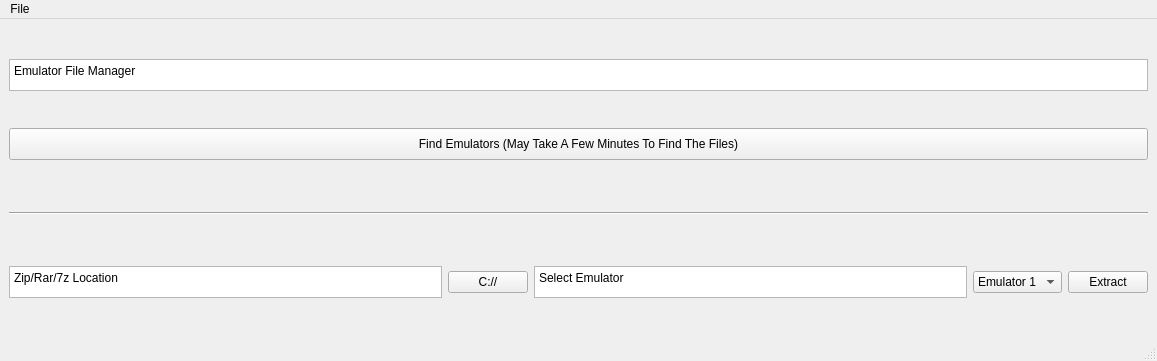
<?xml version="1.0" encoding="UTF-8"?>
<ui version="4.0">
 <class>MainWindow</class>
 <widget class="QMainWindow" name="MainWindow">
  <property name="geometry">
   <rect>
    <x>0</x>
    <y>0</y>
    <width>1157</width>
    <height>361</height>
   </rect>
  </property>
  <property name="windowTitle">
   <string>MainWindow</string>
  </property>
  <widget class="QWidget" name="centralwidget">
   <layout class="QVBoxLayout" name="verticalLayout_3">
    <item>
     <widget class="QTextBrowser" name="Label_EmulatorFileManager">
      <property name="maximumSize">
       <size>
        <width>50000</width>
        <height>32</height>
       </size>
      </property>
      <property name="lineWrapColumnOrWidth">
       <number>0</number>
      </property>
      <property name="html">
       <string>&lt;!DOCTYPE HTML PUBLIC &quot;-//W3C//DTD HTML 4.0//EN&quot; &quot;http://www.w3.org/TR/REC-html40/strict.dtd&quot;&gt;
&lt;html&gt;&lt;head&gt;&lt;meta name=&quot;qrichtext&quot; content=&quot;1&quot; /&gt;&lt;meta charset=&quot;utf-8&quot; /&gt;&lt;style type=&quot;text/css&quot;&gt;
p, li { white-space: pre-wrap; }
hr { height: 1px; border-width: 0; }
li.unchecked::marker { content: &quot;\2610&quot;; }
li.checked::marker { content: &quot;\2612&quot;; }
&lt;/style&gt;&lt;/head&gt;&lt;body style=&quot; font-family:'Segoe UI'; font-size:9pt; font-weight:400; font-style:normal;&quot;&gt;
&lt;p style=&quot; margin-top:0px; margin-bottom:0px; margin-left:0px; margin-right:0px; -qt-block-indent:0; text-indent:0px;&quot;&gt;Emulator File Manager&lt;/p&gt;&lt;/body&gt;&lt;/html&gt;</string>
      </property>
     </widget>
    </item>
    <item>
     <widget class="QPushButton" name="Button_FindEmulators">
      <property name="maximumSize">
       <size>
        <width>16777215</width>
        <height>32</height>
       </size>
      </property>
      <property name="text">
       <string>Find Emulators (May Take A Few Minutes To Find The Files)</string>
      </property>
     </widget>
    </item>
    <item>
     <layout class="QVBoxLayout" name="VFileLayout"/>
    </item>
    <item>
     <widget class="Line" name="line">
      <property name="minimumSize">
       <size>
        <width>0</width>
        <height>32</height>
       </size>
      </property>
      <property name="orientation">
       <enum>Qt::Orientation::Horizontal</enum>
      </property>
     </widget>
    </item>
    <item>
     <layout class="QHBoxLayout" name="FileExtractorLayout">
      <item>
       <widget class="QTextBrowser" name="textBrowser">
        <property name="maximumSize">
         <size>
          <width>16777215</width>
          <height>32</height>
         </size>
        </property>
        <property name="html">
         <string>&lt;!DOCTYPE HTML PUBLIC &quot;-//W3C//DTD HTML 4.0//EN&quot; &quot;http://www.w3.org/TR/REC-html40/strict.dtd&quot;&gt;
&lt;html&gt;&lt;head&gt;&lt;meta name=&quot;qrichtext&quot; content=&quot;1&quot; /&gt;&lt;meta charset=&quot;utf-8&quot; /&gt;&lt;style type=&quot;text/css&quot;&gt;
p, li { white-space: pre-wrap; }
hr { height: 1px; border-width: 0; }
li.unchecked::marker { content: &quot;\2610&quot;; }
li.checked::marker { content: &quot;\2612&quot;; }
&lt;/style&gt;&lt;/head&gt;&lt;body style=&quot; font-family:'Segoe UI'; font-size:9pt; font-weight:400; font-style:normal;&quot;&gt;
&lt;p style=&quot; margin-top:0px; margin-bottom:0px; margin-left:0px; margin-right:0px; -qt-block-indent:0; text-indent:0px;&quot;&gt;Zip/Rar/7z Location&lt;/p&gt;&lt;/body&gt;&lt;/html&gt;</string>
        </property>
       </widget>
      </item>
      <item>
       <widget class="QPushButton" name="Label_ZipLocation">
        <property name="text">
         <string>C://</string>
        </property>
       </widget>
      </item>
      <item>
       <widget class="QTextBrowser" name="textBrowser_9">
        <property name="maximumSize">
         <size>
          <width>16777215</width>
          <height>32</height>
         </size>
        </property>
        <property name="html">
         <string>&lt;!DOCTYPE HTML PUBLIC &quot;-//W3C//DTD HTML 4.0//EN&quot; &quot;http://www.w3.org/TR/REC-html40/strict.dtd&quot;&gt;
&lt;html&gt;&lt;head&gt;&lt;meta name=&quot;qrichtext&quot; content=&quot;1&quot; /&gt;&lt;meta charset=&quot;utf-8&quot; /&gt;&lt;style type=&quot;text/css&quot;&gt;
p, li { white-space: pre-wrap; }
hr { height: 1px; border-width: 0; }
li.unchecked::marker { content: &quot;\2610&quot;; }
li.checked::marker { content: &quot;\2612&quot;; }
&lt;/style&gt;&lt;/head&gt;&lt;body style=&quot; font-family:'Segoe UI'; font-size:9pt; font-weight:400; font-style:normal;&quot;&gt;
&lt;p style=&quot; margin-top:0px; margin-bottom:0px; margin-left:0px; margin-right:0px; -qt-block-indent:0; text-indent:0px;&quot;&gt;Select Emulator &lt;/p&gt;&lt;/body&gt;&lt;/html&gt;</string>
        </property>
       </widget>
      </item>
      <item>
       <widget class="QComboBox" name="EmulatorDropBox">
        <item>
         <property name="text">
          <string>Emulator 1</string>
         </property>
        </item>
        <item>
         <property name="text">
          <string>Emulator2</string>
         </property>
        </item>
       </widget>
      </item>
      <item>
       <widget class="QPushButton" name="Button_Extract">
        <property name="text">
         <string>Extract</string>
        </property>
       </widget>
      </item>
     </layout>
    </item>
   </layout>
  </widget>
  <widget class="QMenuBar" name="menubar">
   <property name="geometry">
    <rect>
     <x>0</x>
     <y>0</y>
     <width>1157</width>
     <height>33</height>
    </rect>
   </property>
   <widget class="QMenu" name="menuFile">
    <property name="title">
     <string>File</string>
    </property>
    <addaction name="Quit_Button"/>
   </widget>
   <addaction name="menuFile"/>
  </widget>
  <widget class="QStatusBar" name="statusbar"/>
  <action name="Quit_Button">
   <property name="text">
    <string>Quit</string>
   </property>
  </action>
 </widget>
 <resources/>
 <connections/>
</ui>
